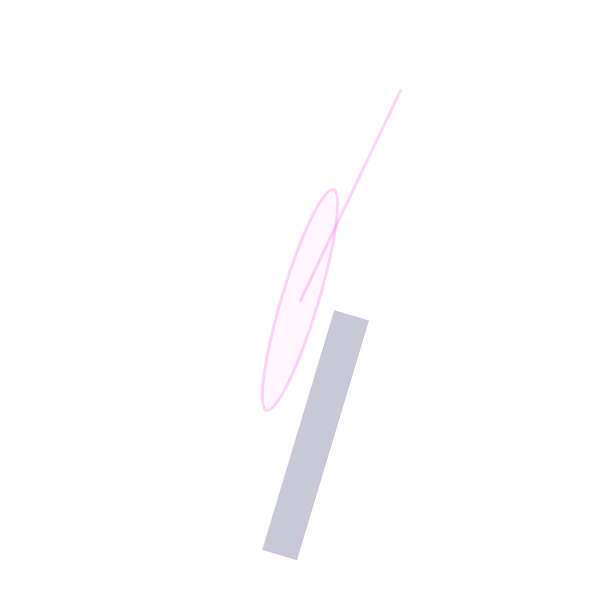
Frame 1 (no input)
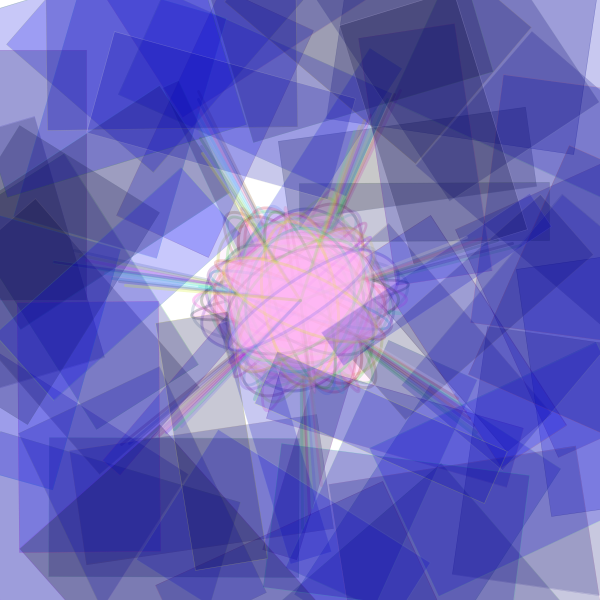
Frame 60 (the mouse pressed at the canvas centre just before this capture)
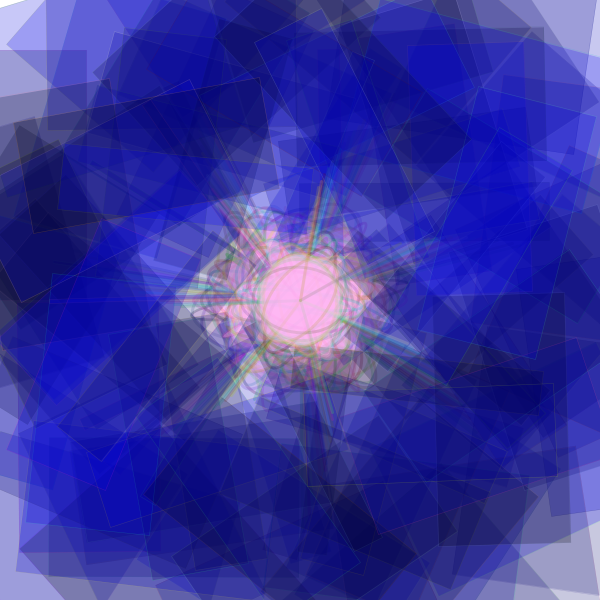
Frame 120 (the mouse held since frame 60 and released just before this capture)

The Processing sketch that drew these frames (run headless with seeded random() and noise(); from frame 60 on, the mouse is pressed at the canvas centre):

// Processing sketch: processing_110465
// ── processing_110465.pde

float x, y;
float angle = 30 ;
float r = random(0,360);
float diff = 1;
void setup() {
  size(600, 600);
  background(255);
  
}
void draw() {
  x=r*cos(angle);
  y=r*sin(angle);
  
  
  translate(width/2,height/2);
  rotate(r);
  
  
  
  fill(0,0,random(0,255),55);
  stroke(random(0,255),random(0,255),random(0,255),55);
  strokeWeight(0.5);
  rect(x, 0, x, 250);
  strokeWeight(3);
  fill(255,183,243,random(0,100));
  ellipse(0, 0, x, y);
  line( 0, 0, x, y);

 
  angle = angle + 0.1;
  r = r - diff ;
  
  if ( r == 0 || r == 400) {
    diff = diff * -1;
  }
  
  println(x);
  
  
 
  
  }
